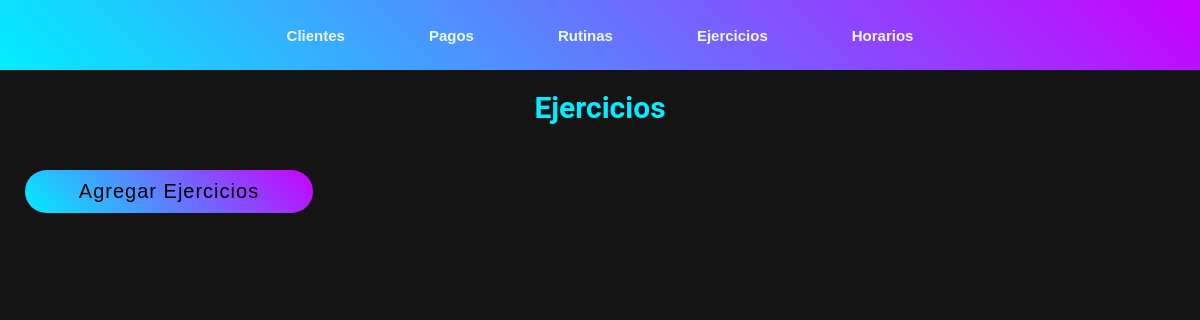
/rutina/ejercicios/ (signed in), run on an earlier commit of the app's database.
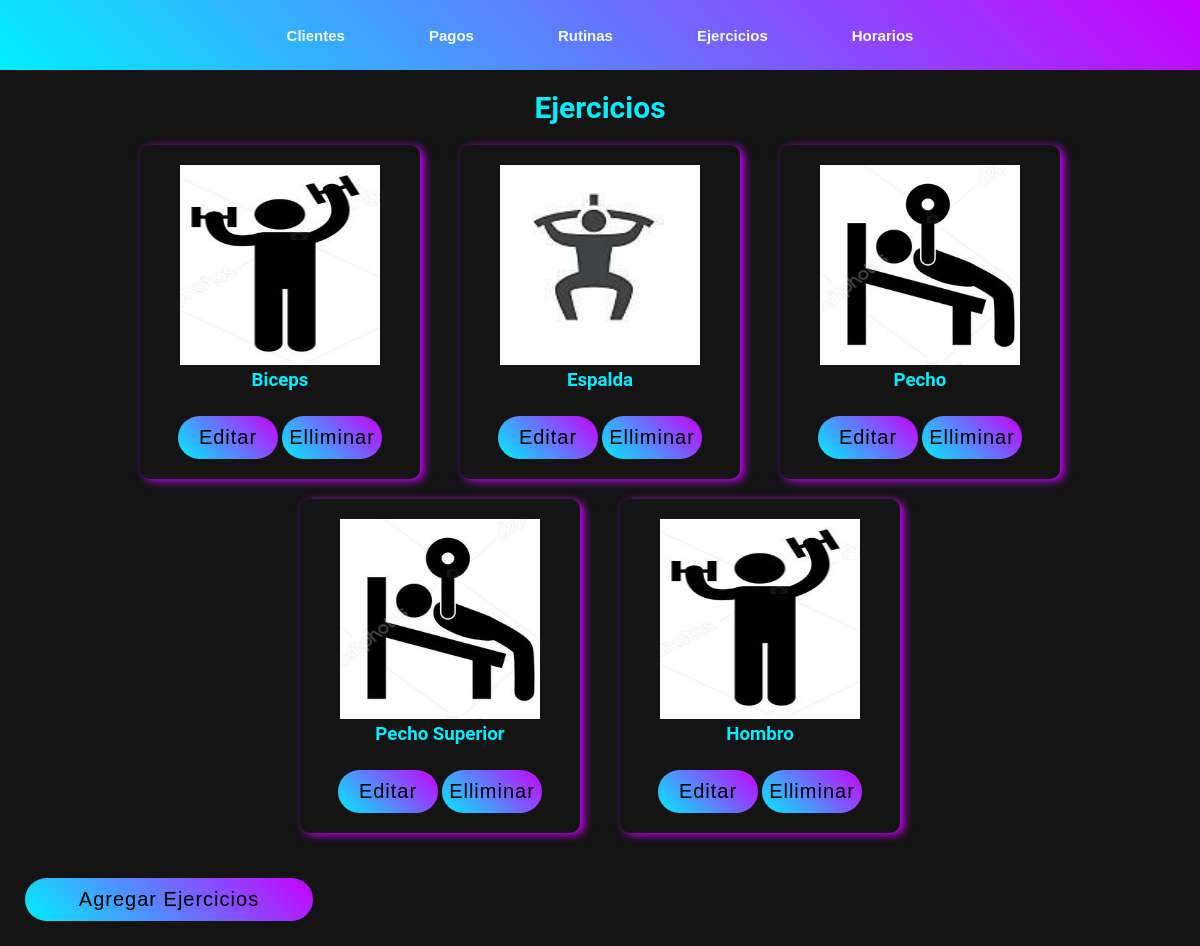
And on a later commit of the database.
### rutina/models.py (models this page shows, shortened)
class Ejercicio(models.Model):
    nombre = models.CharField(max_length= 50)
    imagen = models.ImageField(upload_to= "rutina/image/")

### rutina/views.py (the view)
# urls.py: path('ejercicios/', ejercicios, name = 'ejercicios'),
@login_required
def ejercicios(request):
    ejercicio = Ejercicio.objects.all()
    return render(request,'ejercicio.html', {
        'ejercicios': ejercicio
    })

### rutina/templates/ejercicio.html (shortened to what this page needs)
{% extends 'navbar.html' %}
{% load static %}
    {% block extra_styles %}
    {% load static %}
      <link rel="stylesheet" href="{% static 'css/navbar.css' %}">
      <link rel="stylesheet" href="{% static 'css/ejercicio.css' %}">
    {% endblock %}
    {% block content %}
    <section id="tarjetas">
        <div class="contenedor">
            <h1>Ejercicios </h1>
            <div class="contenedor-tarjetas">
                {% for ejercicio in ejercicios %}
                <div class="tarjeta">
                    <img class="ejercicios-img" src="{{ MEDIA_URL }}{{ ejercicio.imagen.url }}" alt="" enctype="multipart/form-data">
                    <h3>{{ ejercicio.nombre }}</h3>
                    <a href="{% url 'editar_ejercicio' ejercicio.id %}"><button type="submit">
                        Editar
                    </button></a>
                    <a href="{% url 'eliminar_ejercicio' ejercicio.id %}"><button type="submit">
                        Elliminar
                    </button></a>
                </div>
                {% endfor %}
            </div>
            <a class="agregar" href="{% url 'agregar_ejercicio' %}">
                <button class = "boton">
                    Agregar Ejercicios
                </button>
            </a>
        </div>
    </section>
    {% endblock %}

### controler/templates/navbar.html (shortened to what this page needs)
{% load static %}
<!DOCTYPE html>
<html lang="en">
<head>
    {% block extra_styles %}{% endblock %}
</head>
<body>
    <header>
        <nav class="navegacion">
            <a class="navbar-a" href="{% url 'cliente' %}">Clientes</a>
            <a class="navbar-a" href="{% url 'pagos' %}">Pagos</a>
            <a class="navbar-a" href="{% url 'rutina' %}">Rutinas</a>
            <a class="navbar-a" href="{% url 'ejercicios' %}">Ejercicios</a>
            <a class="navbar-a" href="{% url 'horarios' %}">Horarios</a>
        </nav>
    </header>
        {% block content %}
        {% endblock %}
</body>
</html>

### controler/static/css/navbar.css (style rules this page uses)
body { margin: 0; padding: 0; background-color: rgba(5, 5, 5, 0.936); font-family: 'Roboto', sans-serif; }
* { margin: 0; padding: 0; box-sizing: border-box; }
header { align-items: center; justify-content: center; display: flex; background: linear-gradient(45deg, #0ef, #c800ff); height: 70px; }
.navbar-a { text-decoration: none; font-size: 15px; font-family: sans-serif; padding: 0px 40px; font-weight: 600; color: aliceblue; }
h1, h2 { display: flex; justify-content: center; align-items: center; font-size: 30px; font-weight: 600; color: #0ef; margin:20px 0px; }
button { border: none; outline: none; width: 100px; margin-top: 25px; padding: 10px 0; font-size: 20px; border-radius: 40px; letter-spacing: 1px; cursor: pointer; background: linear-gradient(45deg, #0ef, #c800ff); }

### rutina/static/css/ejercicio.css (style rules this page uses)
.contenedor-tarjetas { display: flex; flex-wrap: wrap; justify-content: center; }
.tarjeta { text-align: center; width: 200px; box-shadow: 4px 2px 8px #c800ff; margin: 0px 20px 20px 20px; padding: 20px 20px; border-radius: 10px; color: #0ef; flex: 0 0 calc(25% - 20px); }
.ejercicios-img { height: 200px; width: 200px; }
.boton { border: none; outline: none; width: 288px; margin-top: 25px; margin-bottom: 25px; margin-left: 25px; padding: 10px 0; font-size: 20px; border-radius: 40px; letter-spacing: 1px; cursor: pointer; background: linear-gradient(45deg, #0ef, #c800ff); }

What changed in the data, as far as the page shows it:
added Ejercicio: imagen (picture), nombre "Biceps"
added Ejercicio: imagen (picture), nombre "Espalda"
added Ejercicio: imagen (picture), nombre "Pecho"
added Ejercicio: imagen (picture), nombre "Pecho Superior"
added Ejercicio: imagen (picture), nombre "Hombro"
